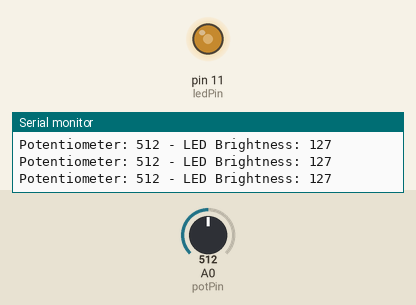
This sketch was run on a simulated Arduino Uno, built with avr-gcc and run on an emulated ATmega328P. Shown: output pins drawn as LEDs (lit = HIGH), the last lines printed to the serial monitor. Inputs (shaded band) come from the test bench; at power-on: A0 (potPin) = 512.

Above: at 1.2 s.
1.3 s: A0 (potPin) set to 716
At 2.1 s:
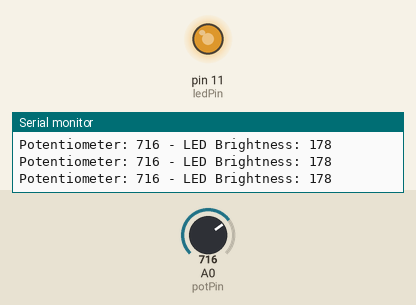
2.8 s: A0 (potPin) set to 900
At 3.7 s:
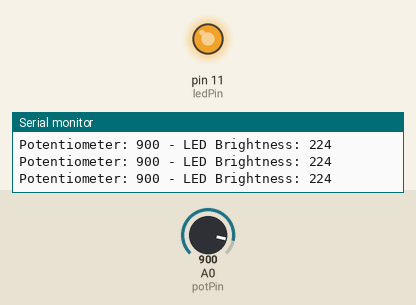
4.3 s: A0 (potPin) set to 122
At 5.2 s:
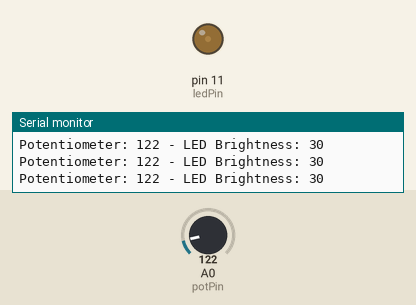
5.8 s: A0 (potPin) set to 107
At 6.8 s:
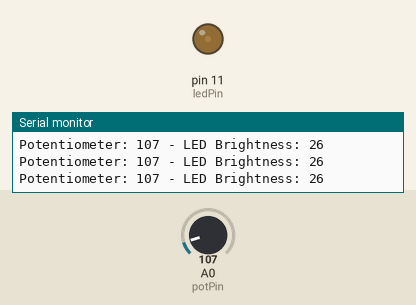
8.8 s: A0 (potPin) set to 91
At 9.8 s:
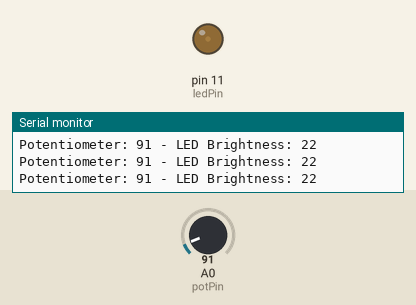
11.8 s: A0 (potPin) set to 511
At 12.9 s:
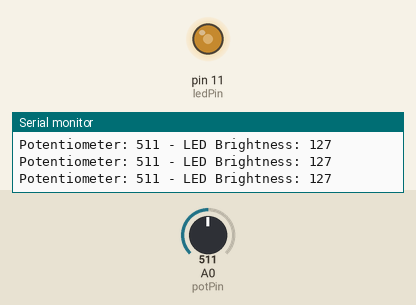
Timing chart, 0 to 14.3 s (numbered marks = the images above; inputs shaded):
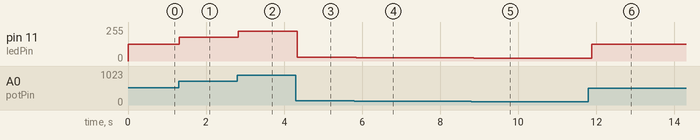

Measured:
- after the input at 1.3 s, pin 11 (ledPin): 127/255 → 178/255 at once
- after the input at 2.8 s, pin 11 (ledPin): 178/255 → 224/255 at once
- after the input at 4.3 s, pin 11 (ledPin): 224/255 → 30/255 at once
- after the input at 5.8 s, pin 11 (ledPin): 30/255 → 26/255 at once
- after the input at 8.8 s, pin 11 (ledPin): 26/255 → 22/255 after 0.07 s
- after the input at 11.8 s, pin 11 (ledPin): 22/255 → 127/255 after 0.09 s

The sketch:

light_intensity_regulator.ino
```cpp
// Define pins
const int potPin = A0;  // Pin for the potentiometer
const int ledPin = 11;  // Pin for the LED

void setup() {
  // Initialize serial communication for debugging
  Serial.begin(9600);
}

void loop() {
  // Read the analog value from the potentiometer (0-1023)
  int potValue = analogRead(potPin);

  // Map the value from 0-1023 to 0-255 (for analogWrite)
  int ledBrightness = map(potValue, 0, 1023, 0, 255);

  // Write the mapped value to the LED pin to adjust brightness
  analogWrite(ledPin, ledBrightness);

  // Print the values for debugging (optional)
  Serial.print("Potentiometer: ");
  Serial.print(potValue);
  Serial.print(" - LED Brightness: ");
  Serial.println(ledBrightness);

  // Add a small delay to stabilize the reading
  delay(100);
}
```
